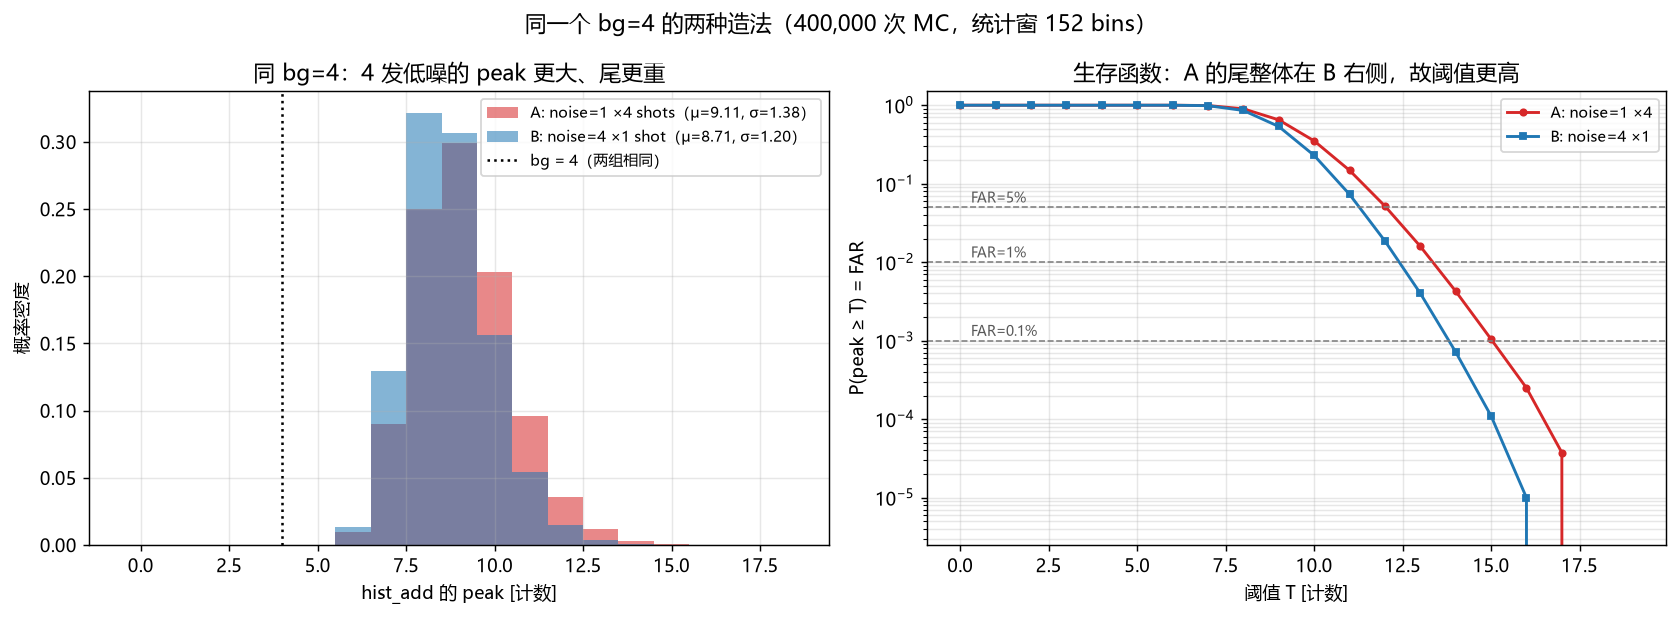

Here is the Python script that generated this plot:
# -*- coding: utf-8 -*-
"""同一个 bg，两种造法，peak 到底谁大？—— 用项目自己的引擎直接 MC 验证。

对照组：
  A: noise=1 × N=4 shots  → bg = 4
  B: noise=4 × N=1 shot   → bg = 4

顺带回答「4 发的峰不会落在同一个 bin」这个直觉：
  - 打印每发 hist_i 各自的 peak、以及它们的 bin 位置是否重合
  - 打印「假如 4 发的峰完美对齐」的上界，与真实 hist_add peak 对比

用法：
    $env:PYTHONIOENCODING="utf-8"
    python check_same_bg_two_ways.py --n-mc 20000
"""
from __future__ import annotations

import argparse
import os
import time

os.environ.setdefault("POD_CORE_QUIET", "1")
os.environ.setdefault("OMP_NUM_THREADS", "1")

import numpy as np

import pod_esti_v11_core as core

BG = 4.0
I0, I1 = core.I_STAT0, core.I_STAT1


def run_case(noise_per_shot, n_shots, n_mc, chunk, seed0, tag):
    """返回 hist_add 的 peak 样本 + 每发 hist_i 的 peak / 峰位。"""
    r_det = float(core.r_det_for_noise(float(noise_per_shot), core.N_PIX_MACRO))
    inv_tab = core.build_inv_table(r_det)
    pk_add, pk_shot, arg_shot, bg_mc = [], [], [], []
    done, part = 0, 0
    t0 = time.time()
    while done < n_mc:
        m = min(chunk, n_mc - done)
        rng = np.random.default_rng(seed0 + 7919 * part)
        hi = core.noise_hists_per_shot(m, n_shots, r_det, rng, inv_tab=inv_tab)
        win = hi[:, :, I0:I1]                 # (m, n_shots, N_STAT)
        add = win.sum(axis=1)                 # hist_add
        pk_add.append(add.max(axis=1))
        bg_mc.append(add.mean(axis=1))
        pk_shot.append(win.max(axis=2))       # (m, n_shots) 每发自己的 peak
        arg_shot.append(win.argmax(axis=2))   # (m, n_shots) 每发峰位
        done += m
        part += 1
        print(f"    [{tag}] {done}/{n_mc}  ({time.time()-t0:.0f}s)", flush=True)
    return (np.concatenate(pk_add), np.concatenate(pk_shot),
            np.concatenate(arg_shot), np.concatenate(bg_mc))


def summarize(pk, label):
    pk = np.asarray(pk, float)
    return (f"{label:<26} n={pk.size:>7d}  均值={pk.mean():7.4f}  "
            f"std={pk.std():6.4f}  中位={np.median(pk):5.1f}  "
            f"p99={np.percentile(pk,99):5.1f}  "
            f"p99.9={np.percentile(pk,99.9):5.1f}  max={pk.max():4.0f}")


def far_thr(pk, far):
    """满足 P(peak>=T)<=far 的最小整数 T。"""
    pk = np.asarray(pk, int)
    cnt = np.bincount(pk)
    n = cnt.sum()
    sf = np.concatenate([[1.0], 1.0 - np.cumsum(cnt) / n])  # sf[t]=P(X>=t)
    ok = np.where(sf <= far)[0]
    return int(ok[0]) if ok.size else -1


def main():
    ap = argparse.ArgumentParser()
    ap.add_argument("--n-mc", type=int, default=20000)
    ap.add_argument("--chunk", type=int, default=5000)
    args = ap.parse_args()

    print("=" * 78)
    print(f"同 bg = {BG:g} 的两种造法，统计窗 {core.N_STAT} bins，"
          f"宏像元 {core.N_PIX_MACRO} SPAD")
    print("=" * 78)

    print("\n[A] noise=1 × 4 shots")
    pkA, pkA_shot, argA, bgA = run_case(BG / 4, 4, args.n_mc, args.chunk, 101, "A")
    print("\n[B] noise=4 × 1 shot")
    pkB, pkB_shot, argB, bgB = run_case(BG, 1, args.n_mc, args.chunk, 202, "B")

    print("\n" + "-" * 78)
    print("① 实测 bg 校验（两边必须一致，否则对比无效）")
    print(f"  A: bg = {bgA.mean():.4f}   B: bg = {bgB.mean():.4f}")

    print("\n② hist_add 的 peak 分布")
    print("  " + summarize(pkA, "A: noise=1 ×4 shots"))
    print("  " + summarize(pkB, "B: noise=4 ×1 shot"))
    d = pkA.mean() - pkB.mean()
    print(f"  → A − B = {d:+.4f} 计数（{100*d/pkB.mean():+.2f}%）"
          f"　{'A 更大' if d > 0 else 'B 更大'}")

    print("\n③ 单 bin 计数的均值/方差（同 bg 下形状是否相同）")
    for tag, ns, npershot in [("A", 4, BG / 4), ("B", 1, BG)]:
        n_tr = core.N_PIX_MACRO * ns
        p = npershot / core.N_PIX_MACRO
        v = n_tr * p * (1 - p)
        print(f"  {tag}: Binomial(n_tr={n_tr:>3d}, p={p:.4f}) → "
              f"均值={n_tr*p:.3f}  方差={v:.4f}  σ={np.sqrt(v):.4f}  "
              f"Fano={1-p:.4f}")

    print("\n④ FAR 阈值（由本次 MC 直接反解）")
    for far, lab in [(0.05, "5%"), (0.01, "1%"), (0.001, "0.1%")]:
        ta, tb = far_thr(pkA, far), far_thr(pkB, far)
        print(f"  FAR={lab:>5}:  T(A, 4shot)={ta:>3d}   T(B, 1shot)={tb:>3d}   "
              f"差={ta-tb:+d}")

    print("\n" + "-" * 78)
    print("⑤ 回应「4 发的峰不会落在同一个 bin」")
    print(f"  A 组每发 hist_i 自己的 peak：均值 {pkA_shot.mean():.3f}，"
          f"（noise=1 的单发峰）")
    aligned = pkA_shot.sum(axis=1)
    print(f"  若 4 发的峰【完美对齐】，peak 会是 {aligned.mean():.3f}（上界，不可能达到）")
    print(f"  实际 hist_add 的 peak = {pkA.mean():.3f}"
          f"　→ 只有对齐上界的 {100*pkA.mean()/aligned.mean():.1f}%")
    same = (argA == argA[:, [0]]).all(axis=1).mean()
    print(f"  4 发峰位完全重合的比例 = {100*same:.3f}%（确实几乎不重合）")
    print(f"  但 B 组（noise=4 单发）的 peak = {pkB.mean():.3f}，"
          f"依然比 A 组的 {pkA.mean():.3f} 小")
    print("  ⇒ 「峰不对齐」是对的，但它不是决定胜负的量：")
    print("     hist_add 的 peak 不是由各发的 peak 叠出来的，")
    print("     而是【先逐 bin 求和、再取最大】。逐 bin 求和后均值都是 bg，")
    print("     谁的方差大谁的 peak 大。")

    # ---------------- 作图 ----------------
    import matplotlib
    matplotlib.use("Agg")
    import matplotlib.pyplot as plt
    from matplotlib import rcParams
    rcParams["font.sans-serif"] = ["Microsoft YaHei", "SimHei", "DejaVu Sans"]
    rcParams["axes.unicode_minus"] = False

    fig, ax = plt.subplots(1, 2, figsize=(13.0, 4.8))

    hi_max = int(max(pkA.max(), pkB.max())) + 2
    bins = np.arange(-0.5, hi_max + 0.5)
    ax[0].hist(pkA, bins=bins, density=True, alpha=0.55, color="tab:red",
               label=f"A: noise=1 ×4 shots（μ={pkA.mean():.2f}, σ={pkA.std():.2f}）")
    ax[0].hist(pkB, bins=bins, density=True, alpha=0.55, color="tab:blue",
               label=f"B: noise=4 ×1 shot（μ={pkB.mean():.2f}, σ={pkB.std():.2f}）")
    ax[0].axvline(BG, color="k", ls=":", lw=1.4, label=f"bg = {BG:g}（两组相同）")
    ax[0].set_xlabel("hist_add 的 peak [计数]")
    ax[0].set_ylabel("概率密度")
    ax[0].set_title(f"同 bg={BG:g}：4 发低噪的 peak 更大、尾更重")
    ax[0].legend(fontsize=8.5)
    ax[0].grid(alpha=0.3)

    ax[1].semilogy(np.arange(hi_max + 1),
                   [np.mean(pkA >= t) for t in range(hi_max + 1)],
                   "-o", color="tab:red", ms=3.5, lw=1.6, label="A: noise=1 ×4")
    ax[1].semilogy(np.arange(hi_max + 1),
                   [np.mean(pkB >= t) for t in range(hi_max + 1)],
                   "-s", color="tab:blue", ms=3.5, lw=1.6, label="B: noise=4 ×1")
    for far, lab in [(0.05, "5%"), (0.01, "1%"), (0.001, "0.1%")]:
        ax[1].axhline(far, color="0.5", ls="--", lw=0.9)
        ax[1].text(0.3, far * 1.15, f"FAR={lab}", fontsize=7.5, color="0.35")
    ax[1].set_xlabel("阈值 T [计数]")
    ax[1].set_ylabel("P(peak ≥ T) = FAR")
    ax[1].set_title("生存函数：A 的尾整体在 B 右侧，故阈值更高")
    ax[1].set_ylim(max(1.0 / pkA.size, 1e-6), 1.5)
    ax[1].legend(fontsize=8.5)
    ax[1].grid(alpha=0.3, which="both")

    fig.suptitle(
        f"同一个 bg={BG:g} 的两种造法（{args.n_mc:,} 次 MC，统计窗 {core.N_STAT} bins）",
        fontsize=12)
    fig.tight_layout()
    fig.savefig("check_same_bg_two_ways.png", dpi=130, bbox_inches="tight")
    print("\n图已保存 → check_same_bg_two_ways.png")


if __name__ == "__main__":
    main()
